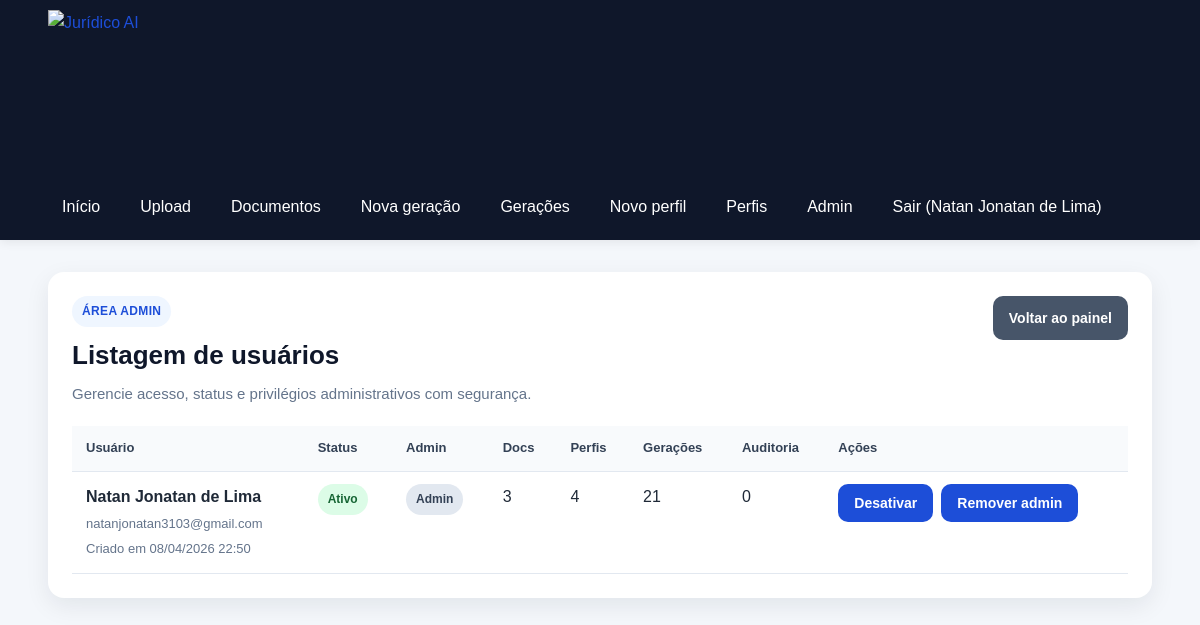
Page /admin/users (signed in) on the committed database.
### app/models/user.py (models this page shows, shortened)
class User(Base):
    __tablename__ = "users"
    id = Column(Integer, primary_key=True, index=True)
    full_name = Column(String(150), nullable=False)
    email = Column(String(255), nullable=False, unique=True, index=True)
    password_hash = Column(String(255), nullable=False)
    is_active = Column(Boolean, default=True, nullable=False)
    is_admin = Column(Boolean, default=False, nullable=False)
    created_at = Column(DateTime, default=agora_brasil, nullable=False, index=True)
    updated_at = Column(DateTime, default=agora_brasil, onupdate=agora_brasil, nullable=False)

### app/routers/admin.py (the view)
@router.get("/users")
def admin_users(
    request: Request,
    db: Session = Depends(get_db),
):
    usuarios = listar_usuarios_admin(db)
    return templates.TemplateResponse(
        "admin_users.html",
        {
            "request": request,
            "title": "Usuários do sistema",
            "usuarios": usuarios,
            "sucesso": request.query_params.get("sucesso"),
            "erro": request.query_params.get("erro"),
        },
    )

### app/templates/admin_users.html (shortened to what this page needs)
{% extends "base.html" %}
{% block content %}
<section class="card">
    <div class="cabecalho-pagina">
        <div>
            <span class="etiqueta-secao">Área admin</span>
            <h2>Listagem de usuários</h2>
            <p class="texto-suave">Gerencie acesso, status e privilégios administrativos com segurança.</p>
        </div>
        <div class="acoes-topo">
            <a class="botao botao-secundario" href="/admin">Voltar ao painel</a>
        </div>
    </div>
    <div class="admin-table-wrapper">
        <table class="tabela-admin">
            <thead>
                <tr>
                    <th>Usuário</th>
                    <th>Status</th>
                    <th>Admin</th>
                    <th>Docs</th>
                    <th>Perfis</th>
                    <th>Gerações</th>
                    <th>Auditoria</th>
                    <th>Ações</th>
                </tr>
            </thead>
            <tbody>
                {% for usuario in usuarios %}
                    <tr>
                        <td>
                            <strong>{{ usuario.full_name }}</strong><br>
                            <span class="texto-pequeno">{{ usuario.email }}</span><br>
                            <span class="texto-pequeno">Criado em {{ usuario.created_at.strftime("%d/%m/%Y %H:%M") if usuario.created_at else "-" }}</span>
                        </td>
                        <td>
                            {% if usuario.is_active %}
                                <span class="badge badge-sucesso">Ativo</span>
                            {% else %}
                                <span class="badge badge-erro">Inativo</span>
                            {% endif %}
                        </td>
                        <td>
                            {% if usuario.is_admin %}
                                <span class="badge badge-neutro">Admin</span>
                            {% else %}
                                <span class="badge badge-neutro">Padrão</span>
                            {% endif %}
                        </td>
                        <td>{{ usuario.documentos }}</td>
                        <td>{{ usuario.perfis }}</td>
                        <td>{{ usuario.geracoes }}</td>
                        <td>{{ usuario.auditorias }}</td>
                        <td>
                            <div class="admin-acoes-linha">
                                <form method="post" action="/admin/users/{{ usuario.id }}/toggle-active" data-confirm-action data-confirm-title="Alterar status do usuário" data-confirm-message="Confirme a alteração de status desta conta.">
                                    <button type="submit" class="botao botao-secundario">
                                        {% if usuario.is_active %}Desativar{% else %}Ativar{% endif %}
                                    </button>
                                </form>
                                <form method="post" action="/admin/users/{{ usuario.id }}/toggle-admin" data-confirm-action data-confirm-title="Alterar privilégio admin" data-confirm-message="Confirme a alteração do privilégio administrativo desta conta.">
                                    <button type="submit" class="botao">
                                        {% if usuario.is_admin %}Remover admin{% else %}Tornar admin{% endif %}
                                    </button>
                                </form>
                            </div>
                        </td>
                    </tr>
                {% endfor %}
            </tbody>
        </table>
    </div>
</section>
{% endblock %}

### app/templates/base.html (shortened to what this page needs)
<!DOCTYPE html>
<html lang="pt-BR">
<head>
    <link rel="stylesheet" href="{{ url_for('static', path='css/style.css') }}?v=7.6">
</head>
<body>
    <header class="topo">
        <div class="container topo-conteudo">
            <a href="/" class="marca-link" aria-label="Ir para a página inicial do Jurídico AI">
                <img
                    src="{{ url_for('static', path='img/logo-juridico-ai-sem-fundo.png') }}"
                    alt="Jurídico AI"
                    class="logo-juridico"
                >
            </a>
            <nav class="menu">
                <a href="/">Início</a>
                <a href="/documents/upload">Upload</a>
                <a href="/documents">Documentos</a>
                <a href="/generations/create">Nova geração</a>
                <a href="/generations">Gerações</a>
                <a href="/writing-profiles/create">Novo perfil</a>
                <a href="/writing-profiles">Perfis</a>
                {% if request.session.get("is_admin") %}
                <a href="/admin">Admin</a>
                {% endif %}
                {% if request.session.get("user_id") %}
                <form method="post" action="/auth/logout" class="menu-logout-form">
                    <button type="submit" class="menu-logout-button">
                        Sair{% if request.session.get("user_name") %} ({{ request.session.get("user_name") }}){% endif %}
                    </button>
                </form>
                {% endif %}
            </nav>
        </div>
    </header>
    <main class="container pagina-conteudo">
        {% block content %}{% endblock %}
    </main>
</body>
</html>

### app/static/css/style.css (style rules this page uses)
* { margin: 0; padding: 0; box-sizing: border-box; }
body { font-family: Arial, Helvetica, sans-serif; background: #f4f7fb; color: #1f2937; line-height: 1.6; }
a { color: #1d4ed8; text-decoration: none; }
.container { width: min(1180px, 92%); margin: 0 auto; }
.topo { background: #0f172a; color: #ffffff; padding: 10px 0; box-shadow: 0 2px 10px rgba(0, 0, 0, 0.08); }
.topo-conteudo { display: flex; justify-content: space-between; align-items: center; gap: 24px; flex-wrap: wrap; }
.marca-link { display: flex; align-items: center; text-decoration: none; flex-shrink: 0; }
.logo-juridico { display: block; height: 150px; width: auto; max-width: 100%; }
.menu { display: flex; gap: 12px; flex-wrap: wrap; }
.menu a { color: #ffffff; padding: 10px 14px; border-radius: 8px; transition: background 0.2s ease; }
.menu-logout-form { margin: 0; }
.menu-logout-button { border: 0; background: transparent; color: #ffffff; padding: 10px 14px; border-radius: 8px; cursor: pointer; font: inherit; transition: background 0.2s ease; }
.pagina-conteudo { padding: 32px 0; }
.card { background: #ffffff; border-radius: 16px; padding: 24px; box-shadow: 0 8px 24px rgba(15, 23, 42, 0.08); margin-bottom: 24px; }
.cabecalho-pagina { display: flex; justify-content: space-between; align-items: flex-start; gap: 16px; flex-wrap: wrap; margin-bottom: 20px; }
.cabecalho-pagina h2 { font-size: 26px; color: #0f172a; margin-bottom: 6px; }
.etiqueta-secao { display: inline-block; margin-bottom: 8px; padding: 6px 10px; border-radius: 999px; background: #eff6ff; color: #1d4ed8; font-size: 12px; font-weight: 700; letter-spacing: 0.03em; text-transform: uppercase; }
.texto-suave { color: #64748b; font-size: 15px; }
.texto-pequeno { color: #64748b; font-size: 13px; margin-top: 4px; }
.acoes-topo { display: flex; gap: 10px; flex-wrap: wrap; }
.botao, button.botao { display: inline-flex; align-items: center; justify-content: center; background: #1d4ed8; color: #ffffff; border: none; border-radius: 10px; padding: 11px 16px; font-size: 14px; font-weight: bold; cursor: pointer; transition: background 0.2s ease, transform 0.2s ease, opacity 0.2s ease; }
.botao-secundario { background: #475569; }
.admin-table-wrapper { overflow-x: auto; }
.tabela-admin { width: 100%; border-collapse: collapse; }
.tabela-admin th, .tabela-admin td { text-align: left; padding: 12px 14px; border-bottom: 1px solid #e2e8f0; vertical-align: top; }
.tabela-admin th { background: #f8fafc; color: #334155; font-size: 13px; }
.admin-acoes-linha { display: flex; flex-wrap: wrap; gap: 8px; }
.admin-acoes-linha form { display: block; }
form { display: flex; flex-direction: column; gap: 14px; }
.badge { display: inline-flex; align-items: center; justify-content: center; padding: 6px 10px; border-radius: 999px; font-size: 12px; font-weight: bold; }
.badge-sucesso { background: #dcfce7; color: #166534; }
.badge-neutro { background: #e2e8f0; color: #334155; }
.botao, button.botao, .botao-perigo { gap: 8px; }

### rows in the picture
User: session.get "Natan Jonatan de Lima", full_name "Natan Jonatan de Lima", email "natanjonatan3103@gmail.com", created_at "08/04/2026 22:50", documentos "3", perfis "4", geracoes "21", auditorias "0"
